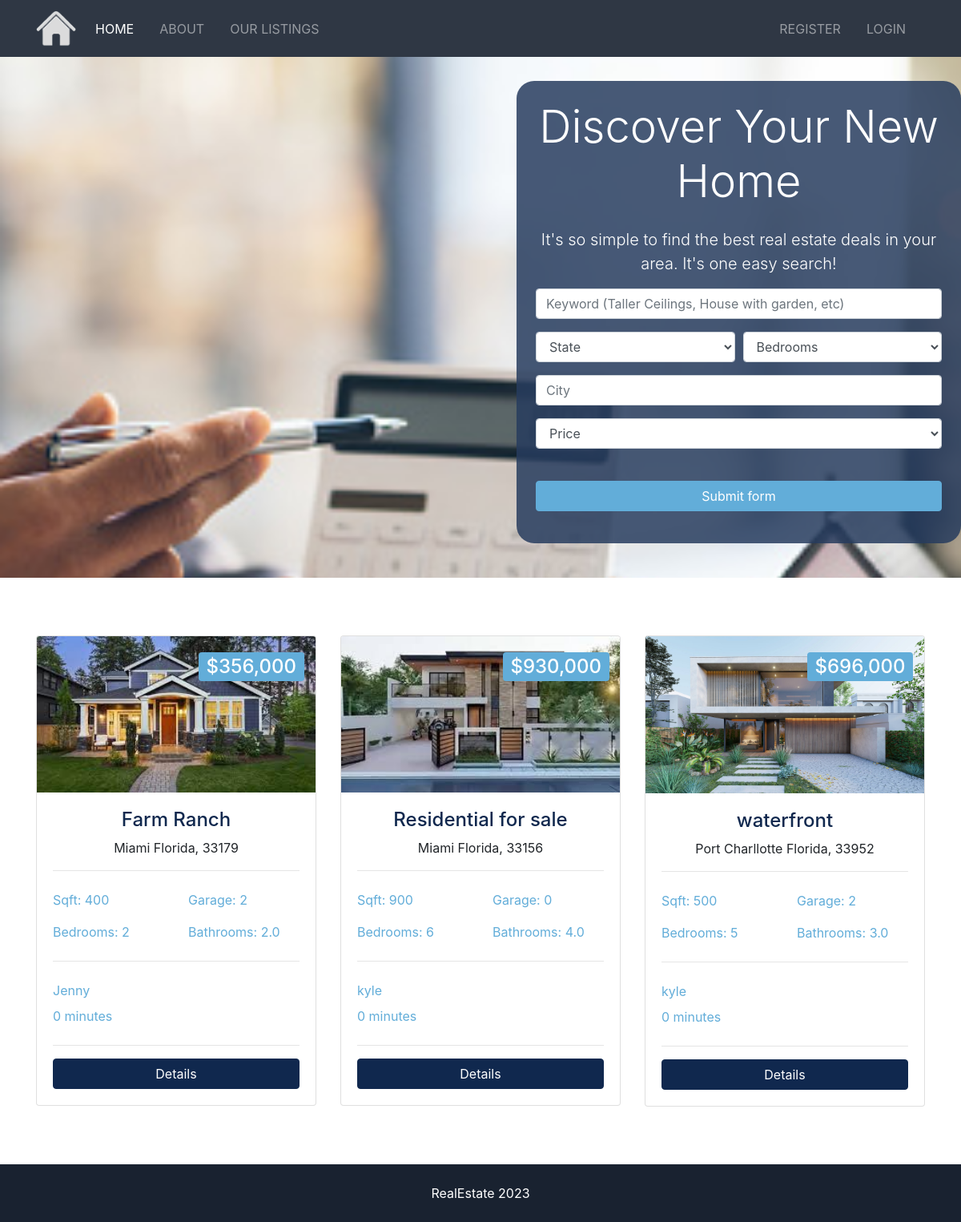
The page / on the database its author committed.
### listings/models.py (models this page shows, shortened)
class Listing(models.Model):
    realtor = models.ForeignKey(Realtor, on_delete=models.DO_NOTHING)
    title = models.CharField(max_length=200)
    address = models.CharField(max_length=200)
    city = models.CharField(max_length=100)
    state = models.CharField(max_length=100)
    zipcode = models.CharField(max_length=20)
    description = models.TextField(blank=True)
    price = models.IntegerField()
    bedrooms = models.IntegerField()
    bathrooms = models.DecimalField(max_digits=2, decimal_places=1)
    garage = models.IntegerField(default=0)
    sqft = models.CharField(max_length=20, blank=True)
    lot_size = models.DecimalField(max_digits=5, decimal_places=1)
    photo_main = models.ImageField(upload_to='photos/%Y/%m/%d')
    photo_1 = models.ImageField(upload_to='photos/%Y/%m/%d', blank=True)
    photo_2 = models.ImageField(upload_to='photos/%Y/%m/%d', blank=True)
    photo_3 = models.ImageField(upload_to='photos/%Y/%m/%d', blank=True)
    photo_4 = models.ImageField(upload_to='photos/%Y/%m/%d', blank=True)
    photo_5 = models.ImageField(upload_to='photos/%Y/%m/%d', blank=True)
    is_published = models.BooleanField(default=True)
    list_date = models.DateTimeField(default=datetime.now, blank=True)
    objects = models.Manager()

### realtors/models.py (models this page shows)
class Realtor(models.Model):
    name = models.CharField(max_length=200)
    photo = models.ImageField(upload_to='photo/%Y/%m/%d')
    description = models.TextField(blank=True)
    phone = models.CharField(max_length=20)
    email = models.CharField(max_length=50)
    is_mvp = models.BooleanField(default=False)
    hire_date = models.DateTimeField(default=datetime.now, blank=True)
    def __str__(self):
        return self.name
    objects = models.Manager()

### pages/views.py (the view)
# urls.py: path('', views.index, name='listings'),
def index(request):
    listings = Listing.objects.order_by('-list_date').filter(is_published=True)[:3]
    context = {
        'listings': listings,
        'state_choices': state_choices,
        'bedroom_choices': bedroom_choices,
        'price_choices': price_choices
    }
    return render(request, 'pages/index.html', context)

### templates/pages/index.html (shortened to what this page needs)
{% extends 'base.html' %}
{% load humanize %}
{% block content %}
	<section id="showcase">
		<div class="container text-center">
			<div class="home-search p-5">
				<div class="overlay p-5">
					<h1 class="display-4 mb-4">
					Discover Your New Home
					</h1>
					<p class="lead">It's so simple to find the best real estate deals in your area. It's one easy search!</p>
					<div class="search">
						<form action="{% url 'search' %}">
							<div class="form-row">
								<div class="col-md-12 mb-3">
									<input type="text" name="keywords" class="form-control"
									placeholder="Keyword (Taller Ceilings, House with garden, etc)"
									value="{{ values.keywords }}" required>
								</div>
							</div>
							<div class="form-row">
								<div class="col-md-6 mb-3">
									<select name="state" class="form-control">
										<option selected="true" disabled="disabled">State</option>
									</select>
								</div>
								<div class="col-md-6 mb-3">
									<select name="bedrooms" class="form-control">
										<option selected="true" disabled="disabled">Bedrooms</option>
									</select>
								</div>
							</div>
							<div class="form-row">
								<div class="col-md-12 mb-3">
									<input type="text" name="city" class="form-control" placeholder="City"
									value="{{ values.city }}">
								</div>
							</div>
							<div class="form-row">
								<div class="col-md-12 mb-3">
									<select name="price" class="form-control" id="type">
										<option selected="true" disabled="disabled">Price</option>
									</select>
								</div>
							</div>
							<button class="btn btn-secondary btn-block mt-4" type="submit">Submit form</button>
						</form>
					</div>
				</div>
			</div>
		</div>
	</section>
	<br>
	<section id="listings" class="py-5">
		<div class="container">
			<div class="row">
				{% if listings %}
					{% for listing in listings %}
						<div class="col-md-6 col-lg-4 mb-4">
							<div class="card listing-preview">
								<img class="card-img-top" src="{{ listing.photo_main.url }}" alt="">
								<div class="card-img-overlay">
									<h2>
									<span class="badge badge-secondary text-white">${{ listing.price | intcomma }}</span>
									</h2>
								</div>
								<div class="card-body">
									<div class="listing-heading text-center">
										<h4 class="text-primary">{{ listing.title }}</h4>
										<p>
										{{listing.city}} {{listing.state}}, {{listing.zipcode}}</p>
									</div>
									<hr>
										<div class="row py-2 text-secondary">
											<div class="col-6">
												 Sqft: {{listing.sqft}}</div>
											<div class="col-6">
												 Garage: {{listing.garage}}
											</div>
										</div>
									<div class="row py-2 text-secondary">
										<div class="col-6">
										 Bedrooms: {{listing.bedrooms}}</div>
										<div class="col-6">
										 Bathrooms: {{listing.bathrooms}}</div>
									</div>
									<hr>
									<div class="row py-2 text-secondary">
										<div class="col-6">
										 {{ listing.realtor }}</div>
									</div>
									<div class="row text-secondary pb-2">
										<div class="col-12">
										 {{ listing.list_date | timesince }}</div>
									</div>
									<hr>
									<a href="{% url 'listing' listing.id %}" class="btn btn-primary btn-block"> Details </a>
								</div>
							</div>
						</div>
					{% endfor %}
				{% else %}
					<div class="col-md-12">
						<p>No Listings Available</p>
					</div>
				{% endif %}
			</div>
		</div>
	</section>
{% endblock content %}

### RealEstate/static/css/style.css (style rules this page uses)
.btn-secondary { color: #fff !important; }
img { width: 100%; }
#showcase { background: url(../img/showcase.jpg) no-repeat top center fixed; background-size: cover; position: relative; min-height: 650px; color: #fff; padding-top: 6rem; }
#showcase .home-search { min-height: 400px; position: relative; border-radius: 5px; }
#showcase .overlay { content: ''; position: absolute; top: -66px; left: 600px; min-height: 400px; width: 50%; background: rgb(39 61 95 / 85%); border-radius: 22px; }
.listing-preview a { position: relative; }

### rows shown on the page
Listing: photo_main (picture), price "356,000", title "Farm Ranch", city "Miami", state "Florida", zipcode "33179", sqft "400", garage "2", bedrooms "2", bathrooms "2.0", realtor "Jenny", list_date "0 minutes"
Listing: photo_main (picture), price "930,000", title "Residential for sale", city "Miami", state "Florida", zipcode "33156", sqft "900", garage "0", bedrooms "6", bathrooms "4.0", realtor "kyle", list_date "0 minutes"
Listing: photo_main (picture), price "696,000", title "waterfront", city "Port Charllotte", state "Florida", zipcode "33952", sqft "500", garage "2", bedrooms "5", bathrooms "3.0", realtor "kyle", list_date "0 minutes"
